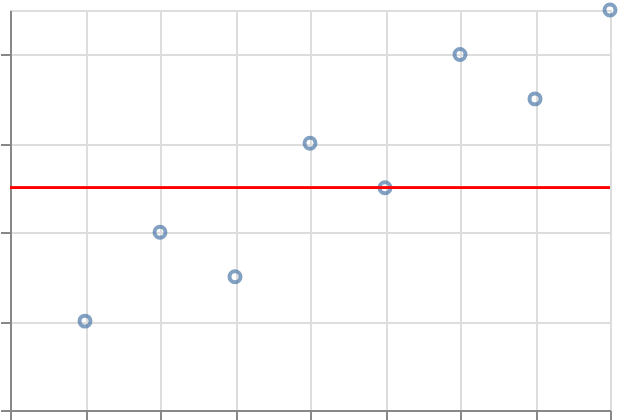

Vega-Lite specification for this chart:
### Vega-Lite specification from a JSON file in a GitHub repository (floating-point values rounded to 4 significant figures)
{"$schema": "https://vega.github.io/schema/vega-lite/v6.json", "padding": 5, "autosize": "none", "width": 300, "height": 200, "data": {"name": "table", "values": [{"c": "A", "g": "p", "x": 1, "y": 2, "v": 5, "t": "2024-01-15", "o": {"v": 3}, "IMDB Rating": 6.1, "d": "x1"}, {"c": "B", "g": "q", "x": 2, "y": 4, "v": 9, "t": "2024-02-20", "o": {"v": 7}, "IMDB Rating": 7.4, "d": "x2"}, {"c": "A", "g": "q", "x": 3, "y": 3, "v": 2, "t": "2024-03-05", "o": {"v": 1}, "IMDB Rating": 5.2, "d": "x1"}, {"c": "C", "g": "p", "x": 4, "y": 6, "v": 7, "t": "2024-05-30", "o": {"v": 4}, "IMDB Rating": 8.8, "d": "x3"}, {"c": "B", "g": "p", "x": 5, "y": 5, "v": 4, "t": "2024-07-11", "o": {"v": 9}, "IMDB Rating": 6.9, "d": "x2"}, {"c": "C", "g": "q", "x": 6, "y": 8, "v": 6, "t": "2024-09-02", "o": {"v": 2}, "IMDB Rating": 7.7, "d": "x3"}, {"c": "A", "g": "p", "x": 7, "y": 7, "v": 8, "t": "2024-11-25", "o": {"v": 5}, "IMDB Rating": 4.4, "d": "x1"}, {"c": "B", "g": "q", "x": 8, "y": 9, "v": 3, "t": "2024-12-31", "o": {"v": 8}, "IMDB Rating": 9.1, "d": "x2"}]}, "layer": [{"mark": "point", "encoding": {"x": {"field": "x", "type": "quantitative"}, "y": {"field": "y", "type": "quantitative"}}}, {"mark": {"type": "rule", "color": "red"}, "encoding": {"y": {"datum": 5}}}]}
